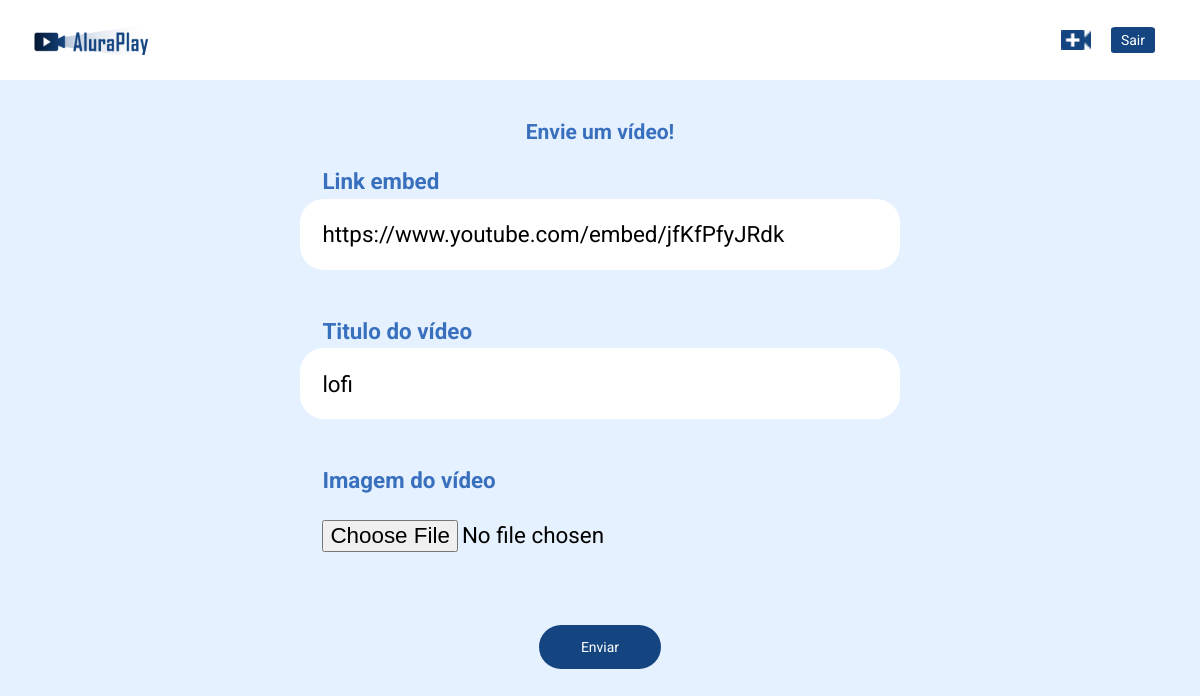
The page /editar-video?id=7 (signed in) on the database as committed earlier.
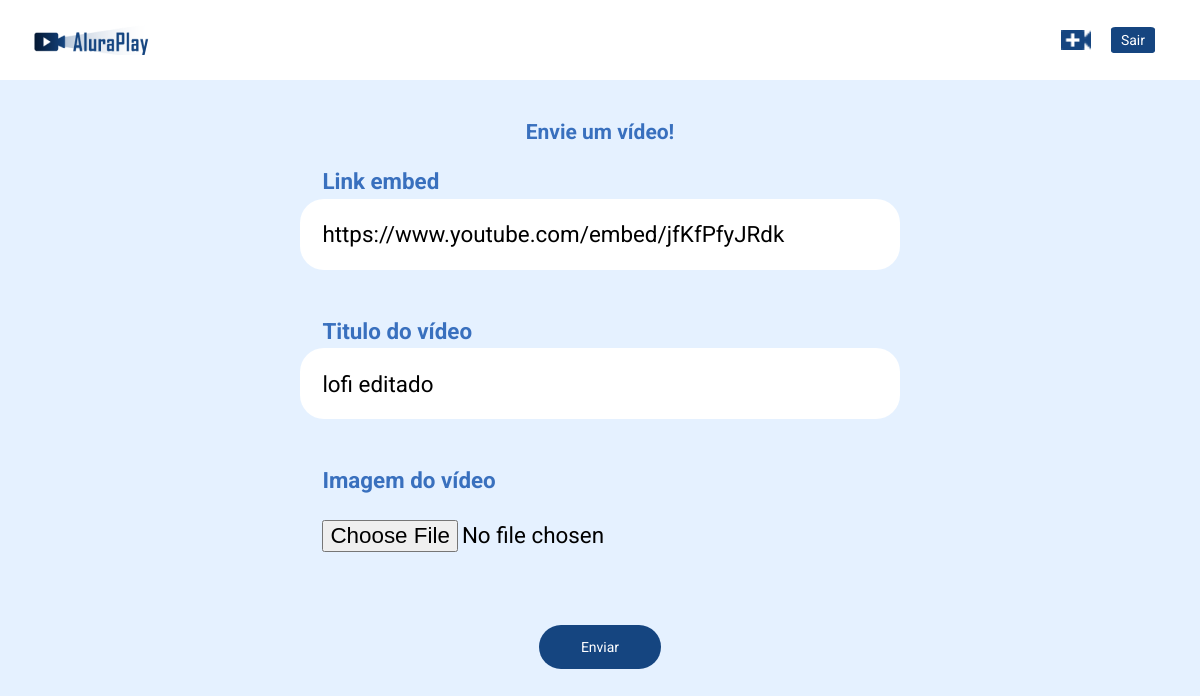
The same page on the database as committed later.
### tables this page shows
CREATE TABLE videos (id INTEGER PRIMARY KEY, url TEXT, title TEXT, image_path TEXT);

### src/Repository/VideoRepository.php (called while the page is built, shortened)
<?php
class VideoRepository
{
    public function findById(int $id): Video
    {
        $query = 'SELECT * FROM videos WHERE id = ?';
        $stmt = $this->pdo->prepare($query);
        $stmt->bindValue(1, $id, PDO::PARAM_INT);
        $stmt->execute();
        $video = $stmt->fetch(PDO::FETCH_ASSOC);
        return $this->hydrateVideo($video);
    }
    public function hydrateVideo(array $videoData): Video
    {
        $video = new Video($videoData['url'], $videoData['title']);
        $video->setId($videoData['id']);
        return $video;
    }
}

### public/index.php (called while the page is built, shortened)
<?php
$routes = require_once __DIR__ . '/../config/routes.php';
$dbPath = __DIR__ . '/../banco.sqlite';
$pdo = new PDO("sqlite:$dbPath");
$repository = new VideoRepository($pdo);
$httpMethod = $_SERVER['REQUEST_METHOD'];
$path = $_SERVER['PATH_INFO'] ?? '/';
$key = "$httpMethod|$path";
if (array_key_exists($key, $routes)) {
    $controller = new $controllerClass($repository);
} else {
    $controller = new Error404Controller();
}
$controller->processarRequisicao();

### src/Helper/HtmlRendererTrait.php (called while the page is built, shortened)
<?php
trait HtmlRendererTrait
{
    private function renderTemplate(string $templateName, array $context = []): string
    {
        $templatePath = __DIR__ . '/../../view/';
        extract($context);
        require_once $templatePath . $templateName . '.php';
        return ob_get_clean();
    }
}

### src/Entity/Video.php (called while the page is built, shortened)
<?php
class Video
{
    public function setUrl(string $url): void
    {
        $this->url = $url;
    }
}

### view/video-send.php (the view)
<?php require_once __DIR__ . '/inicio-html.php'; ?>
        <main class="container">
            <form class="container__formulario" enctype="multipart/form-data" method="post">
                <h2 class="formulario__titulo">Envie um vídeo!</h2>
                    <div class="formulario__campo">
                        <label class="campo__etiqueta" for="url">Link embed</label>
                        <input
                            name="url"
                            class="campo__escrita"
                            required
                            placeholder="Por exemplo: https://www.youtube.com/embed/FAY1K2aUg5g" id='url'
                            value="<?= $video?->url ?>"
                            id='url'
                        />
                    </div>
                    <div class="formulario__campo">
                        <label class="campo__etiqueta" for="titulo">Titulo do vídeo</label>
                        <input
                            name="titulo"
                            class="campo__escrita"
                            required
                            placeholder="Neste campo, dê o nome do vídeo" id='url'
                            value="<?= $video?->title ?>"
                            id='titulo'
                        />
                    </div>
                    <div class="formulario__campo">
                        <label class="campo__etiqueta" for="image">Imagem do vídeo</label>
                        <input
                            name="image"
                            accept="image/*"
                            type="file"
                            class="campo__escrita"
                            id='imagem'
                        />
                    </div>
                    <input class="formulario__botao" type="submit" value="Enviar" />
            </form>
        </main>
        <?php require_once __DIR__ . '/fim-html.php';

### src/Controller/SendVideoController.php (shortened to what this page needs)
<?php
class SendVideoController implements Controller
{
    public function processarRequisicao(): void
    {
        $id = intval(filter_input(INPUT_GET, 'id'));
        $video = null;
        if($id !== 0) {
            $video = $this->repository->findById($id);
        }
        echo $this->renderTemplate(
            'video-send',
            ['video' => $video],
        );
    }
}

### view/inicio-html.php (shortened to what this page needs)
<!DOCTYPE html>
<html lang="pt-br">
<head>
    <link rel="stylesheet" href="../css/reset.css">
    <link rel="stylesheet" href="../css/estilos.css">
    <link rel="stylesheet" href="../css/estilos-form.css">
    <link rel="stylesheet" href="../css/flexbox.css">
</head>
<body>
    <header>
        <nav class="cabecalho">
            <a class="logo" href="../"></a>
            <div class="cabecalho__icones">
                <a href="/novo-video" class="cabecalho__videos"></a>
                <a href="/logout" class="cabecalho__sair">Sair</a>
            </div>
        </nav>
    </header>

### view/fim-html.php
</body>
</html>

### public/css/estilos.css (style rules this page uses)
*, *::before, *::after { --azul-escuro: #154580; --azul-medio: #3970BE; --azul-claro: #E5F1FF; --cinza-texto: #444444; --cinza-claro: #ECECEC; box-sizing: border-box; }
body { font-family: Roboto, Arial, Helvetica, sans-serif; background-color: var(--azul-claro); position: relative; width: 100%; height: 100vh; overflow: auto; font-size: 14px; color: white; box-sizing: border-box; text-align: center; }
body > header { height: 80px; }
.cabecalho { background-color: white; position: fixed; top: 0; height: 80px; width: 100%; padding: 0 25px; z-index: 2; }
.logo { background-image: url(../img/cabecalho/Logo.png); background-repeat: no-repeat; padding: 15px 65px; cursor: pointer; }
.cabecalho__videos { background-image: url(../img/cabecalho/video_call.png); background-size: contain; background-repeat: no-repeat; background-position: center; padding: 15px; }
.cabecalho__sair { margin: 0 20px; padding: 5px 10px; border-radius: 10%; background-color: var(--azul-escuro); }
@media (min-width: 834px) { body { height: 100vh; } }

### public/css/estilos-form.css (style rules this page uses)
.container { display: grid; align-items: center; justify-content: center; }
.container__formulario { margin: 3em 0; display: flex; flex-direction: column; align-items: center; justify-content: center; text-align: initial; }
.formulario__campo { margin: 1em; font-size: 1.6em; }
.formulario__titulo { color: var(--azul-medio); font-weight: bold; font-size: 21px; }
.campo__escrita { width: 50vw; border-radius: 24px; display: block; color: black; padding: 1em }
.campo__etiqueta { line-height: 1.5; padding: 0 0 .1em 1em; font-weight: 700; color: var(--azul-medio); }
.formulario__botao { padding: 1em 3em; margin: 2em 0; border-radius: 24px; background-color: var(--azul-escuro); }

### public/css/flexbox.css (style rules this page uses)
.cabecalho { display: flex; justify-content: space-between; align-items: center; }

Rows that differ between the two databases and show on the page:
changed videos "https://www.youtube.com/embed/jfKfPfyJRdk": titulo "lofi" → "lofi editado"
